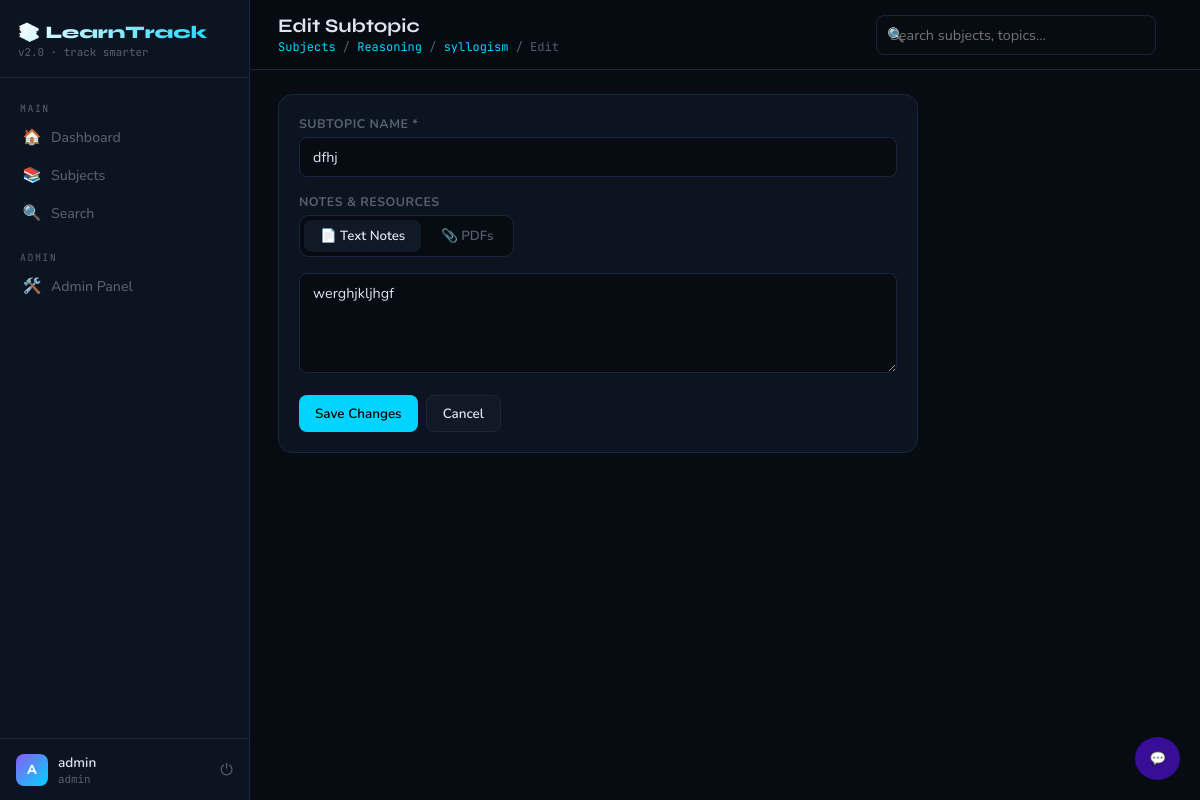
Screenshot of /subtopics/1/edit (signed in) with the database file from the repository.
### app/models.py (models this page shows, shortened)
class User(UserMixin, db.Model):
    id            = db.Column(db.Integer, primary_key=True)
    username      = db.Column(db.String(80),  unique=True, nullable=False)
    email         = db.Column(db.String(120), unique=True, nullable=False)
    password_hash = db.Column(db.String(200))
    is_admin      = db.Column(db.Boolean, default=False)
    created_at    = db.Column(db.DateTime, default=datetime.utcnow)

class Subject(db.Model):
    id          = db.Column(db.Integer, primary_key=True)
    name        = db.Column(db.String(100), nullable=False)
    description = db.Column(db.Text)
    color       = db.Column(db.String(7), default='#00d4ff')
    created_at  = db.Column(db.DateTime, default=datetime.utcnow)
    topics = db.relationship('Topic', backref='subject', lazy=True,
                             cascade='all, delete-orphan',
                             order_by='Topic.order')

class Topic(db.Model):
    id         = db.Column(db.Integer, primary_key=True)
    subject_id = db.Column(db.Integer, db.ForeignKey('subject.id'), nullable=False)
    name       = db.Column(db.String(200), nullable=False)
    notes      = db.Column(db.Text)
    order      = db.Column(db.Integer, default=0)
    created_at = db.Column(db.DateTime, default=datetime.utcnow)
    go_through    = db.Column(db.Boolean, default=False)
    practiced     = db.Column(db.Boolean, default=False)
    mock_done     = db.Column(db.Boolean, default=False)
    go_through_at = db.Column(db.DateTime, nullable=True)
    practiced_at  = db.Column(db.DateTime, nullable=True)
    mock_done_at  = db.Column(db.DateTime, nullable=True)
    subtopics  = db.relationship('Subtopic', backref='topic', lazy=True,
                                 cascade='all, delete-orphan',
                                 order_by='Subtopic.order')
    mock_tests = db.relationship('MockTest', backref='topic', lazy=True,
                                 cascade='all, delete-orphan',
                                 primaryjoin="and_(MockTest.topic_id==Topic.id, MockTest.subtopic_id==None)",
                                 foreign_keys='MockTest.topic_id')
    pdfs       = db.relationship('TopicPDF', backref='topic', lazy=True,
                                 cascade='all, delete-orphan')

class Subtopic(db.Model):
    id       = db.Column(db.Integer, primary_key=True)
    topic_id = db.Column(db.Integer, db.ForeignKey('topic.id'), nullable=False)
    name     = db.Column(db.String(200), nullable=False)
    notes    = db.Column(db.Text)
    order    = db.Column(db.Integer, default=0)
    created_at = db.Column(db.DateTime, default=datetime.utcnow)
    go_through    = db.Column(db.Boolean, default=False)
    practiced     = db.Column(db.Boolean, default=False)
    mock_done     = db.Column(db.Boolean, default=False)
    go_through_at = db.Column(db.DateTime, nullable=True)
    practiced_at  = db.Column(db.DateTime, nullable=True)
    mock_done_at  = db.Column(db.DateTime, nullable=True)
    mock_tests = db.relationship('MockTest', backref='subtopic', lazy=True,
                                 cascade='all, delete-orphan',
                                 foreign_keys='MockTest.subtopic_id')
    pdfs       = db.relationship('SubtopicPDF', backref='subtopic', lazy=True,
                                 cascade='all, delete-orphan')

### app/routes/subtopics.py (the view, shortened to what this page needs)
@subtopics_bp.route('/<int:id>/edit', methods=['GET', 'POST'])
@login_required
def edit(id):
    sub = Subtopic.query.get_or_404(id)
    return render_template('subtopics/form.html', topic=sub.topic, subtopic=sub)

### app/models.py (called while the page is built)
@login_manager.user_loader
def load_user(user_id):
    return User.query.get(int(user_id))

### app/templates/subtopics/form.html (shortened to what this page needs)
{% extends "base.html" %}
{% block page_title %}{% if subtopic %}Edit Subtopic{% else %}Add Subtopic to "{{ topic.name }}"{% endif %}{% endblock %}
{% block breadcrumb %}
  <a href="{{ url_for('subjects.index') }}">Subjects</a> /
  <a href="{{ url_for('subjects.detail', id=topic.subject_id) }}">{{ topic.subject.name }}</a> /
  <a href="{{ url_for('topics.detail', id=topic.id) }}">{{ topic.name }}</a> /
  {% if subtopic %}Edit{% else %}New Subtopic{% endif %}
{% endblock %}
{% block content %}
<div style="max-width:640px">
  <div class="card">
    <form method="POST" enctype="multipart/form-data">
      <div class="form-group"><label>Subtopic Name *</label><input type="text" name="name" value="{{ subtopic.name if subtopic else '' }}" required autofocus placeholder="e.g. Parameters, Return Values…"></div>
      <div class="form-group">
        <label>Notes & Resources</label>
        <div class="tab-bar">
          <button type="button" class="tab-btn active" onclick="switchTab(this,'text')">📄 Text Notes</button>
          <button type="button" class="tab-btn" onclick="switchTab(this,'pdf')">📎 PDFs</button>
        </div>
        <div class="tab-panel active" id="panel-text">
          <textarea name="notes" placeholder="Notes for this subtopic…">{{ subtopic.notes if subtopic else '' }}</textarea>
        </div>
      </div>
      <div style="display:flex;gap:8px">
        <button type="submit" class="btn btn-primary">{% if subtopic %}Save Changes{% else %}Add Subtopic{% endif %}</button>
        <a href="{{ url_for('topics.detail', id=topic.id) }}" class="btn btn-secondary">Cancel</a>
      </div>
    </form>
  </div>
</div>
{% endblock %}

### app/templates/base.html (shortened to what this page needs)
<!DOCTYPE html>
<html lang="en">
<head>
</head>
<body>
{% if current_user.is_authenticated %}
<aside class="sidebar">
  <div class="sidebar-logo">
    <div class="logo-title">📚 LearnTrack</div>
    <div class="logo-sub">v2.0 · track smarter</div>
  </div>
  <nav class="sidebar-nav">
    <div class="nav-section">Main</div>
    <a href="{{ url_for('dashboard.index') }}" class="nav-link {% if request.endpoint=='dashboard.index' %}active{% endif %}">
      <span class="icon">🏠</span>Dashboard
    </a>
    <a href="{{ url_for('subjects.index') }}" class="nav-link {% if 'subject' in (request.endpoint or '') %}active{% endif %}">
      <span class="icon">📚</span>Subjects
    </a>
    <a href="{{ url_for('search.search') }}" class="nav-link {% if 'search' in (request.endpoint or '') %}active{% endif %}">
      <span class="icon">🔍</span>Search
    </a>
    {% if current_user.is_admin %}
    <div class="nav-section" style="margin-top:10px">Admin</div>
    <a href="/admin/" class="nav-link"><span class="icon">🛠️</span>Admin Panel</a>
    {% endif %}
  </nav>
<button class="chat-btn" onclick="toggleChat()">💬</button>
  <div class="sidebar-user">
    <div class="user-avatar">{{ current_user.username[0].upper() }}</div>
    <div style="flex:1;min-width:0">
      <div class="user-name">{{ current_user.username }}</div>
      <div class="user-role">{% if current_user.is_admin %}admin{% else %}learner{% endif %}</div>
    </div>
    <a href="{{ url_for('auth.logout') }}" class="logout-link" title="Logout">⏻</a>
  </div>
</aside>
<div class="main">
  <div class="topbar">
    <div class="topbar-left">
      <div class="page-title">{% block page_title %}{% endblock %}</div>
      <div class="breadcrumb">{% block breadcrumb %}{% endblock %}</div>
    </div>
    <div class="search-wrap">
      <span class="search-icon">🔍</span>
      <input type="text" class="search-input" id="globalSearch"
             placeholder="Search subjects, topics…" autocomplete="off">
    </div>
  </div>
  <div class="page-content fade-up">
    {% block content %}{% endblock %}
  </div>
</div>
{% else %}
<div style="flex:1">{% block auth_content %}{% endblock %}</div>
{% endif %}
</body>
</html>

### rows the page displays
User: username "A", username "admin"
Subject: subject.name "Reasoning"
Topic: name "syllogism"
Subtopic: name "dfhj", notes "werghjkljhgf"
